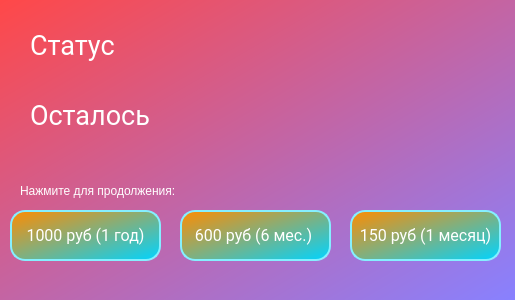
<?xml version="1.0" encoding="UTF-8"?>
<ui version="4.0">
 <class>SubDialog</class>
 <widget class="QDialog" name="SubDialog">
  <property name="geometry">
   <rect>
    <x>0</x>
    <y>0</y>
    <width>515</width>
    <height>300</height>
   </rect>
  </property>
  <property name="minimumSize">
   <size>
    <width>515</width>
    <height>300</height>
   </size>
  </property>
  <property name="maximumSize">
   <size>
    <width>515</width>
    <height>300</height>
   </size>
  </property>
  <property name="windowTitle">
   <string>Dialog</string>
  </property>
  <property name="styleSheet">
   <string notr="true"/>
  </property>
  <widget class="QWidget" name="widget" native="true">
   <property name="geometry">
    <rect>
     <x>0</x>
     <y>0</y>
     <width>515</width>
     <height>300</height>
    </rect>
   </property>
   <property name="minimumSize">
    <size>
     <width>515</width>
     <height>300</height>
    </size>
   </property>
   <property name="maximumSize">
    <size>
     <width>515</width>
     <height>300</height>
    </size>
   </property>
   <property name="styleSheet">
    <string notr="true">QWidget#widget{
	background-color: qlineargradient(spread:pad, x1:0, y1:0, x2:1, y2:1, stop:0 rgba(255, 72, 72, 255), stop:1 rgba(136, 129, 255, 255));
}

QPushButton{
	
	background-color: qlineargradient(spread:pad, x1:0, y1:0, x2:1, y2:1, stop:0 rgba(255, 140, 0, 255), stop:1 rgba(0, 212, 255, 255));
	border: 2px solid #85efff;
	border-radius: 15px;	
	color: rgb(255, 255, 255);
	font-family: roboto;
	font-size: 16px;
}

QPushButton:hover{
	background-color: qlineargradient(spread:pad, x1:0, y1:0, x2:1, y2:1, stop:0 rgba(0, 255, 115, 255), stop:1 rgba(184, 255, 73, 255));
	border: 2px solid #90ff94;
}

QLabel{
	color: rgb(255, 255, 255);
}

QLineEdit{
	border-radius: 15px;
	font-family: roboto;
	font-size: 20px;
}
</string>
   </property>
   <widget class="QLabel" name="label">
    <property name="geometry">
     <rect>
      <x>20</x>
      <y>180</y>
      <width>181</width>
      <height>21</height>
     </rect>
    </property>
    <property name="text">
     <string>Нажмите для продолжения:</string>
    </property>
   </widget>
   <widget class="QPushButton" name="buyButton_3">
    <property name="geometry">
     <rect>
      <x>350</x>
      <y>210</y>
      <width>151</width>
      <height>51</height>
     </rect>
    </property>
    <property name="text">
     <string>150 руб (1 месяц)</string>
    </property>
   </widget>
   <widget class="QPushButton" name="buyButton_2">
    <property name="geometry">
     <rect>
      <x>180</x>
      <y>210</y>
      <width>151</width>
      <height>51</height>
     </rect>
    </property>
    <property name="text">
     <string>600 руб (6 мес.) </string>
    </property>
   </widget>
   <widget class="QPushButton" name="buyButton">
    <property name="geometry">
     <rect>
      <x>10</x>
      <y>210</y>
      <width>151</width>
      <height>51</height>
     </rect>
    </property>
    <property name="text">
     <string>1000 руб (1 год)</string>
    </property>
   </widget>
   <widget class="QLabel" name="status_label">
    <property name="geometry">
     <rect>
      <x>30</x>
      <y>20</y>
      <width>441</width>
      <height>51</height>
     </rect>
    </property>
    <property name="font">
     <font>
      <family>Roboto</family>
      <pointsize>20</pointsize>
     </font>
    </property>
    <property name="text">
     <string>Статус </string>
    </property>
   </widget>
   <widget class="QLabel" name="until_label">
    <property name="geometry">
     <rect>
      <x>30</x>
      <y>90</y>
      <width>441</width>
      <height>51</height>
     </rect>
    </property>
    <property name="font">
     <font>
      <family>Roboto</family>
      <pointsize>20</pointsize>
     </font>
    </property>
    <property name="text">
     <string>Осталось</string>
    </property>
   </widget>
  </widget>
 </widget>
 <resources/>
 <connections/>
</ui>
